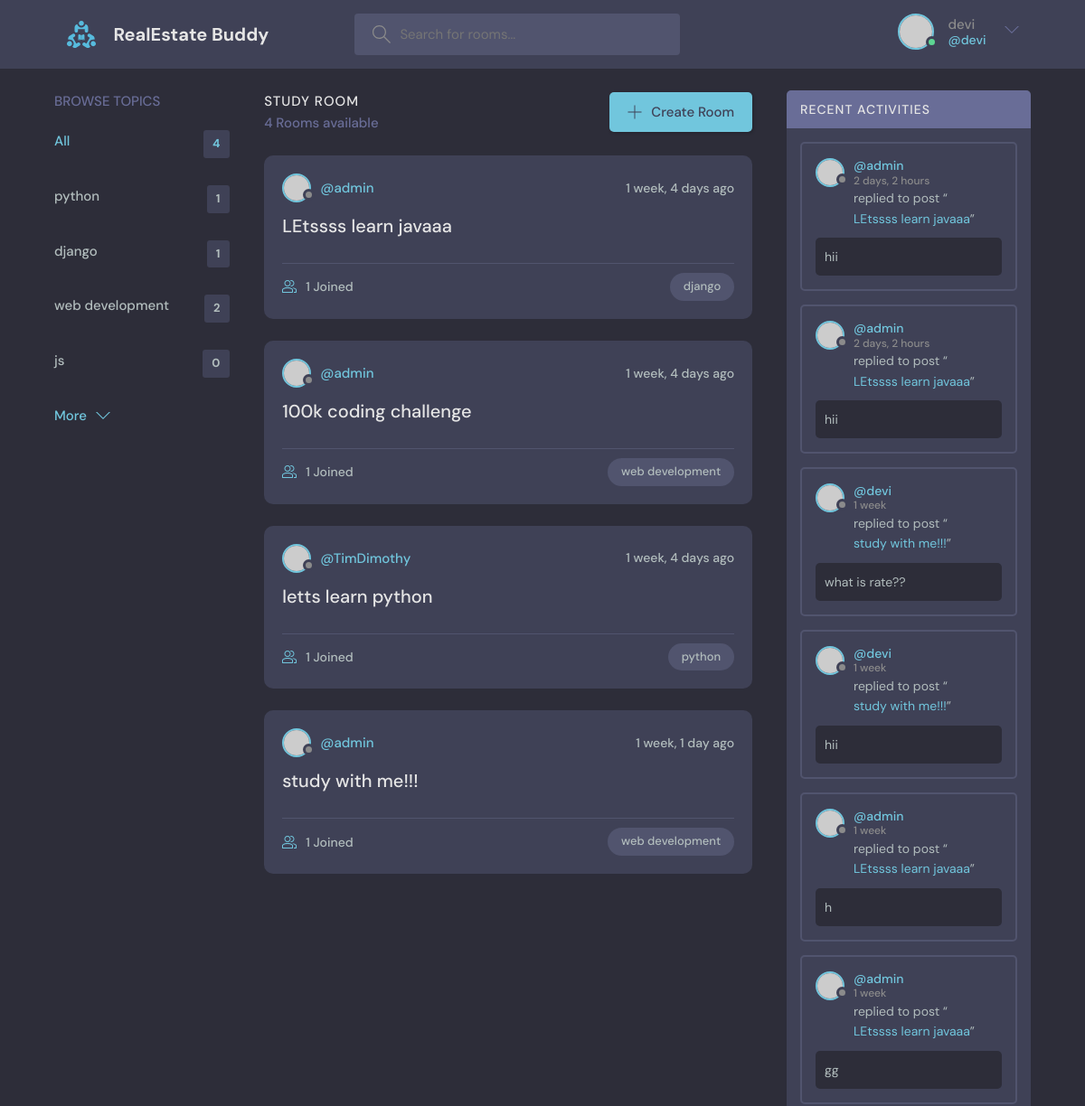
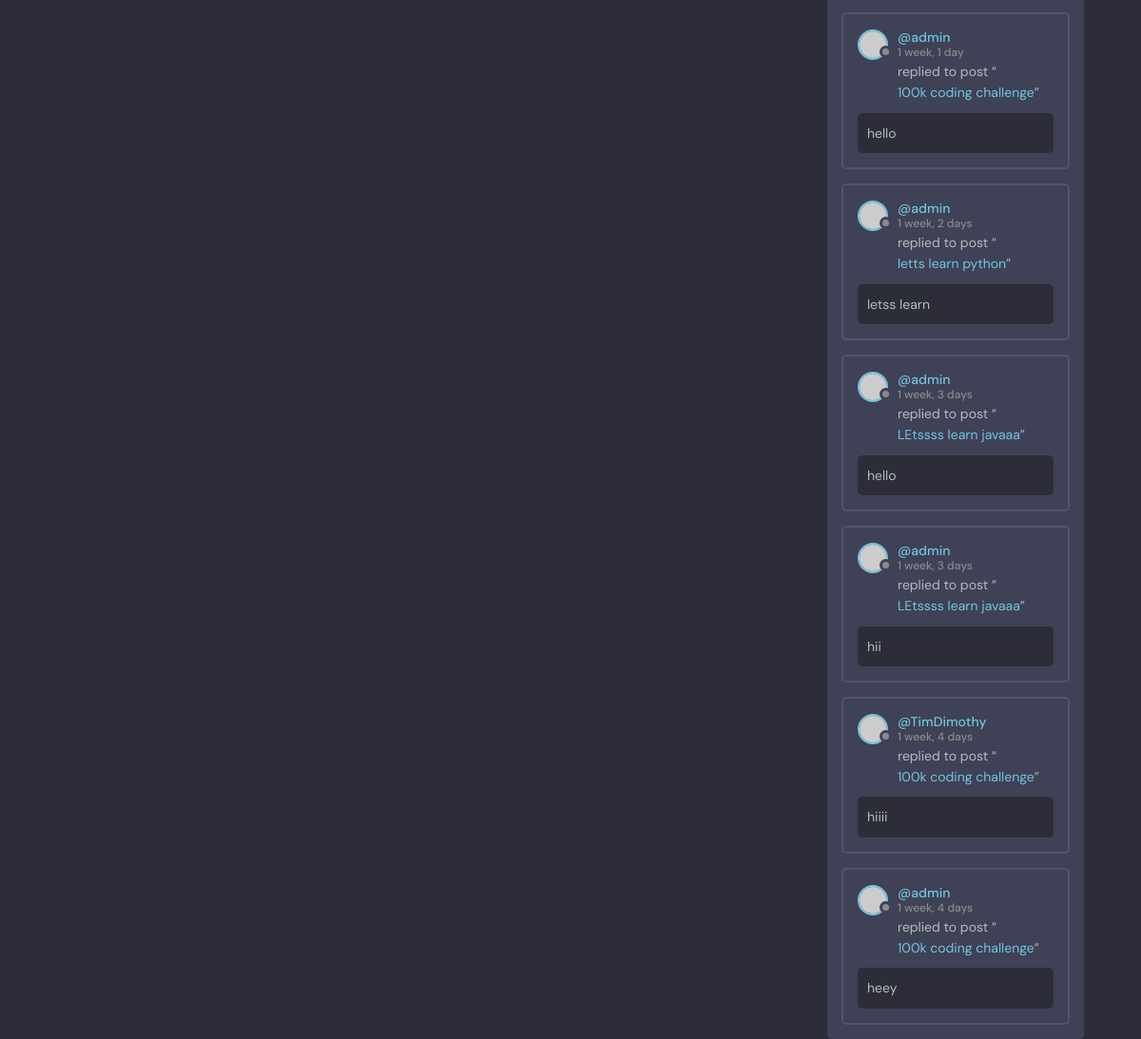
The page / (signed in) on the database its author committed (2 pictures, top to bottom).
### base/models.py (models this page shows, shortened)
class Topic(models.Model):
    name = models.CharField(max_length=200)

class Room(models.Model):
    host = models.ForeignKey(User, on_delete=models.SET_NULL, null=True)
    topic = models.ForeignKey(Topic, on_delete=models.SET_NULL, null=True)
    name = models.CharField(max_length=100)
    description = models.TextField(null=True, blank=True)
    participants =models.ManyToManyField(User, related_name='participants', blank=True)
    updated = models.DateTimeField(auto_now=True)
    created = models.DateTimeField(auto_now_add=True)

class Message(models.Model):
    user = models.ForeignKey(User, on_delete=models.CASCADE)
    room = models.ForeignKey(Room, on_delete=models.CASCADE)
    body = models.TextField()
    updated = models.DateTimeField(auto_now=True)
    created = models.DateTimeField(auto_now_add=True)
    class Meta:
        ordering = ['-updated', '-created']

### base/views.py (the view)
# urls.py: path('',views.home, name="home"),
def home(request):
    q = request.GET.get('q') if request.GET.get('q') !=None else ''
    rooms = Room.objects.filter(
        Q(topic__name__icontains=q) |
        Q(name__icontains=q) |
        Q(description__icontains=q)
    )
    topics = Topic.objects.all()
    room_messages = Message.objects.filter(Q(room__name__icontains=q))
    context = {'rooms': rooms, 'topics':topics,
                'room_messages': room_messages}
    return render(request,'base/home.html', context)

### base/templates/base/home.html (shortened to what this page needs)
{% extends 'main.html' %}
{% block content %}
    <main class="layout layout--3">
      <div class="container">
        {% include 'base/topic.html' %}
        <div class="roomList">
          <div class="roomList__header">
            <div>
              <h2>Study Room</h2>
              <p>{{rooms.count}} Rooms available</p>
            </div>
            <a class="btn btn--main" href="{% url 'create-room' %}">
              <svg version="1.1" xmlns="http://www.w3.org/2000/svg" width="32" height="32" viewBox="0 0 32 32">
                <title>add</title>
                <path
                  d="M16.943 0.943h-1.885v14.115h-14.115v1.885h14.115v14.115h1.885v-14.115h14.115v-1.885h-14.115v-14.115z"
                ></path>
              </svg>
              Create Room
            </a>
          </div>
          {% include 'base/feed_component.html' %}
        </div>
        {% include 'base/activity.html' %}
      </div>
    </main>
    {% endblock %}

### templates/nav.html (shortened to what this page needs)
{% load static %}
<header class="header header--loggedIn">
    <div class="container">
      <a href="{% url 'home' %}" class="header__logo">
        <img src="{% static 'images/logo.svg' %}" />
        <h1>RealEstate Buddy</h1>
      </a>
      <form class="header__search" method="GET" action="{% url 'home' %}">
        <label>
          <input name="q" placeholder="Search for rooms..." />
        </label>
      </form>
      <nav class="header__menu">
        {% if request.user.is_authenticated %}
        <div class="header__user">
          <a href="{profile.html}">
            <div class="avatar avatar--medium active">
              <img src="https://randomuser.me/api/portraits/men/37.jpg" />
            </div>
            <p>{{request.user.username}} <span>@{{request.user.username}}</span></p>
          </a>
          <button class="dropdown-button">
            <svg version="1.1" xmlns="http://www.w3.org/2000/svg" width="32" height="32" viewBox="0 0 32 32">
              <title>chevron-down</title>
              <path d="M16 21l-13-13h-3l16 16 16-16h-3l-13 13z"></path>
            </svg>
          </button>
        </div>
        {% else%}
        <a href="{% url 'login' %}">
          <img src="{% static 'images/avatar.svg' %}"/>
          <p>Login</p>
        </a>
        {% endif %}
      </nav>
    </div>
  </header>

### base/templates/base/topic.html
<div class="topics">
    <div class="topics__header">
      <h2>Browse Topics</h2>
    </div>
    <ul class="topics__list">
      <li>
        <a href="{% url 'home' %}" class="active">All <span>{{topics.count}}</span></a>
      </li>
      {% for topic in topics %}
      <li>
        <a href="{% url 'home' %}?q={{ topic.name }}">{{topic.name}} <span>{{topic.room_set.all.count}}</span></a>
      </li>
      {% endfor %}
    </ul>
    <a class="btn btn--link" href="topics.html">
      More
      <svg version="1.1" xmlns="http://www.w3.org/2000/svg" width="32" height="32" viewBox="0 0 32 32">
        <title>chevron-down</title>
        <path d="M16 21l-13-13h-3l16 16 16-16h-3l-13 13z"></path>
      </svg>
    </a>
  </div>

### base/templates/base/feed_component.html (shortened to what this page needs)
{% for room in rooms %}
<div class="roomListRoom">
    <div class="roomListRoom__header">
      <a href="{% url 'user-profile' room.host.id %}" class="roomListRoom__author">
        <div class="avatar avatar--small">
          <img src="https://randomuser.me/api/portraits/women/11.jpg" />
        </div>
        <span>@{{room.host.username}}</span>
      </a>
      <div class="roomListRoom__actions">
        <span>{{room.created|timesince}} ago</span>
      </div>
    </div>
    <div class="roomListRoom__content">
      <a href="{% url 'room' room.id %}">{{room.name}}</a>
    </div>
    <div class="roomListRoom__meta">
      <a href="{% url 'room' room.id %}" class="roomListRoom__joined">
        {{room.participants.all.count}} Joined
      </a>
      <p class="roomListRoom__topic">{{room.topic.name}}</p>
    </div>
  </div>
  {% endfor %}

### base/templates/base/activity.html (shortened to what this page needs)
<div class="activities">
    <div class="activities__header">
      <h2>Recent Activities</h2>
    </div>
    {% for message in room_messages %}
    <div class="activities__box">
      <div class="activities__boxHeader roomListRoom__header">
        <a href="% url 'user-profile' message.user.id %" class="roomListRoom__author">
          <div class="avatar avatar--small">
            <img src="https://randomuser.me/api/portraits/women/11.jpg" />
          </div>
          <p>
            @{{message.user}}
            <span>{{message.created|timesince}}</span>
          </p>
        </a>
      </div>
      <div class="activities__boxContent">
        <p>replied to post “<a href="{% url 'room' message.room.id}">{{message.room.name}}</a>”</p>
        <div class="activities__boxRoomContent">
         {{message.body}}
        </div>
      </div>
    </div>
  </div>

### rows shown on the page
Topic: name "python", room_set.all.count "1"
Topic: name "django", room_set.all.count "1"
Topic: name "web development", room_set.all.count "2"
Topic: name "js", room_set.all.count "0"
Room: host.username "admin", created "1 week, 4 days", name "LEtssss learn javaaa", participants.all.count "1", topic.name "django"
Room: host.username "admin", created "1 week, 4 days", name "100k coding challenge", participants.all.count "1", topic.name "web development"
Room: host.username "TimDimothy", created "1 week, 4 days", name "letts learn python", participants.all.count "1", topic.name "python"
Room: host.username "admin", created "1 week, 1 day", name "study with me!!!", participants.all.count "1", topic.name "web development"
Message: user "admin", created "2 days, 2 hours", room.name "LEtssss learn javaaa", body "hii"
Message: user "admin", created "2 days, 2 hours", room.name "LEtssss learn javaaa", body "hii"
Message: user "devi", created "1 week", room.name "study with me!!!", body "what is rate??"
Message: user "devi", created "1 week", room.name "study with me!!!", body "hii"
Message: user "admin", created "1 week", room.name "LEtssss learn javaaa", body "h"
Message: user "admin", created "1 week", room.name "LEtssss learn javaaa", body "gg"
Message: user "admin", created "1 week, 1 day", room.name "100k coding challenge", body "hello"
Message: user "admin", created "1 week, 2 days", room.name "letts learn python", body "letss learn"
Message: user "admin", created "1 week, 3 days", room.name "LEtssss learn javaaa", body "hello"
Message: user "admin", created "1 week, 3 days", room.name "LEtssss learn javaaa", body "hii"
Message: user "TimDimothy", created "1 week, 4 days", room.name "100k coding challenge", body "hiiii"
Message: user "admin", created "1 week, 4 days", room.name "100k coding challenge", body "heey"

### other values the page prints
{{ request.user.username }} "devi"
{{ topics.count }} "4"
{{ rooms.count }} "4"
